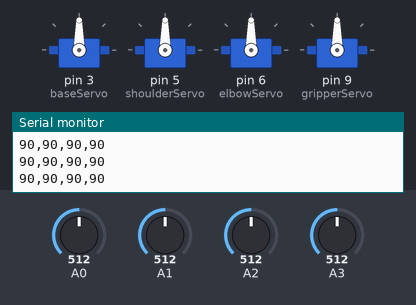
Bench run of a sketch on a simulated Arduino Uno, built with avr-gcc and run on an emulated ATmega328P. Shown: 4 × servo, the last lines printed to the serial monitor. The test bench sets the inputs (shaded band); at power-on: A0 = 512, A1 = 512, A2 = 512, A3 = 512.

Above: at 1.2 s.
1.3 s: A0 set to 716
At 2.5 s:
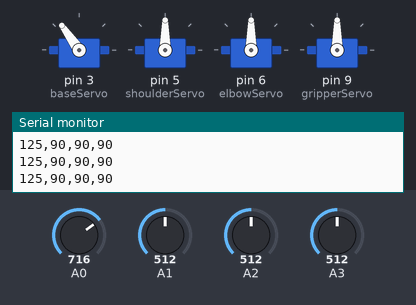
2.8 s: A1 set to 716
At 3.5 s:
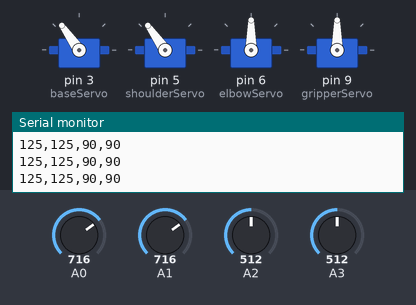
4.3 s: A2 set to 716
At 5.5 s:
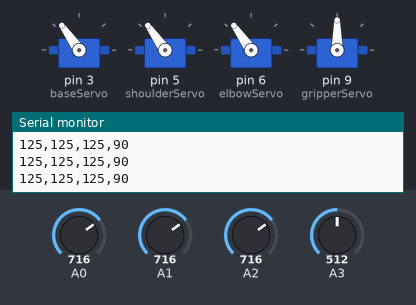
5.8 s: A3 set to 716
At 6.5 s:
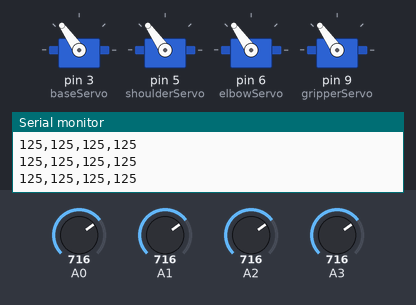
7.3 s: A0 set to 992
At 7.6 s:
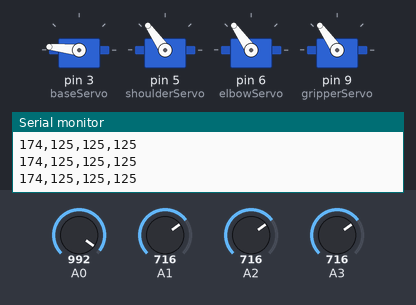
8.8 s: A1 set to 30
At 9.8 s:
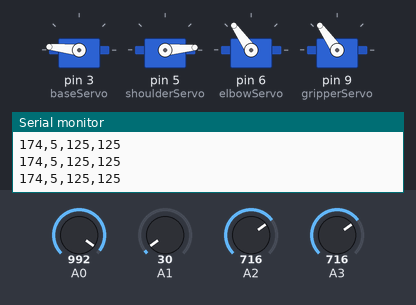
Timing chart, 0 to 11.3 s (numbered marks = the images above; inputs shaded):
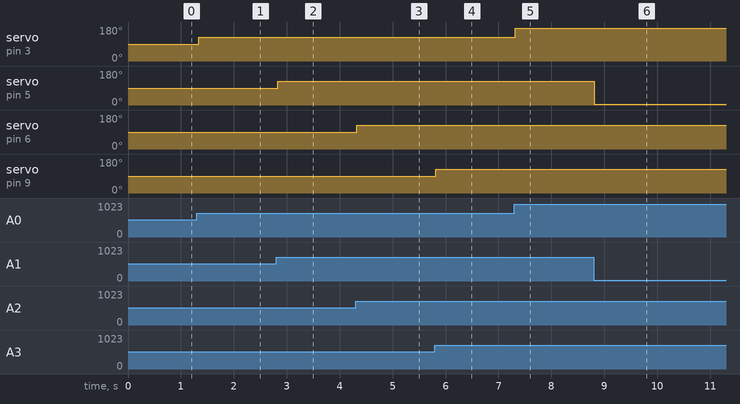

The sketch:

sketch_nov24c.ino
```cpp
#include <Servo.h>

Servo baseServo, shoulderServo, elbowServo, gripperServo;

void setup() {
  Serial.begin(9600); // بدء الاتصال السيريال بسرعة 9600
  baseServo.attach(3);
  shoulderServo.attach(5);
  elbowServo.attach(6);
  gripperServo.attach(9);
}

void loop() {
  // قراءة المقاومات وتحويلها لزوايا (0 إلى 180)
  int a1 = map(analogRead(A0), 0, 1023, 0, 180);
  int a2 = map(analogRead(A1), 0, 1023, 0, 180);
  int a3 = map(analogRead(A2), 0, 1023, 0, 180);
  int a4 = map(analogRead(A3), 0, 1023, 0, 180);

  // تحريك المحركات في البروتس
  baseServo.write(a1);
  shoulderServo.write(a2);
  elbowServo.write(a3);
  gripperServo.write(a4);

  // إرسال الزوايا إلى البايثون مفصولة بفاصلة
  Serial.print(a1); Serial.print(",");
  Serial.print(a2); Serial.print(",");
  Serial.print(a3); Serial.print(",");
  Serial.println(a4);

  delay(50);
}
```

Measured:
- after the input at 1.3 s, servo on pin 3 (baseServo): 90° → 125° at once
- after the input at 2.8 s, servo on pin 5 (shoulderServo): 90° → 125° at once
- after the input at 4.3 s, servo on pin 6 (elbowServo): 90° → 125° at once
- after the input at 5.8 s, servo on pin 9 (gripperServo): 90° → 125° at once
- after the input at 7.3 s, servo on pin 3 (baseServo): 125° → 174° at once
- after the input at 8.8 s, servo on pin 5 (shoulderServo): 125° → 5° at once
